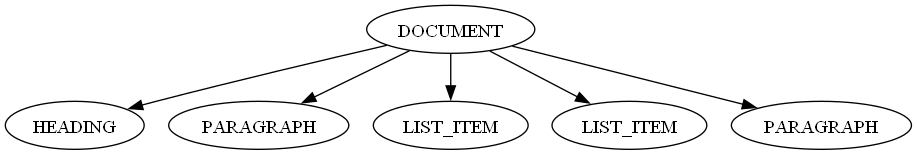

Reproduce this figure in Python.
import re
from graphviz import Digraph

# Tokenize the markdown text
def tokenize_markdown(text):
    tokens = []
    lines = text.split('\n')
    
    for line in lines:
        line = line.strip()
        
        if not line:
            continue
        
        # Match headings
        if line.startswith('#'):
            heading_level = len(re.match(r'^#+', line).group(0))
            heading_text = line[heading_level:].strip()
            tokens.append(('HEADING', heading_level, heading_text))
        
        # Match list items
        elif line.startswith('- '):
            item_text = line[2:].strip()
            tokens.append(('LIST_ITEM', item_text))
        
        # Match bold and italic text within paragraphs
        else:
            # Match links
            line = re.sub(r'\[([^\]]+)\]\(([^)]+)\)', r'LINK(\1, \2)', line)
            
            # Match bold text
            line = re.sub(r'\*\*([^\*]+)\*\*', r'BOLD(\1)', line)
            
            # Match italic text
            line = re.sub(r'\*([^\*]+)\*', r'ITALIC(\1)', line)
            
            tokens.append(('PARAGRAPH', line))
    
    return tokens

# Visualize the AST
def visualize_ast(node):
    def add_nodes_edges(node, dot=None):
        if dot is None:
            dot = Digraph()
            dot.node(name=str(id(node)), label=node.type)
        
        for child in node.children:
            dot.node(name=str(id(child)), label=child.type)
            dot.edge(str(id(node)), str(id(child)))
            add_nodes_edges(child, dot=dot)
        
        return dot

    dot = add_nodes_edges(node)
    return dot

# Define the AST node class
class ASTNode:
    def __init__(self, type, value=None, children=None):
        self.type = type
        self.value = value
        self.children = children if children is not None else []

    def __repr__(self):
        return f'ASTNode(type={self.type}, value={self.value}, children={self.children})'


# Build the AST from the tokens
def build_ast(tokens):
    root = ASTNode('DOCUMENT')
    current_parent = root

    for token in tokens:
        type = token[0]

        if type == 'HEADING':
            level, text = token[1], token[2]
            node = ASTNode('HEADING', value={'level': level, 'text': text})
            current_parent.children.append(node)
        
        elif type == 'LIST_ITEM':
            item_text = token[1]
            node = ASTNode('LIST_ITEM', value=item_text)
            current_parent.children.append(node)
        
        elif type == 'PARAGRAPH':
            text = token[1]
            node = ASTNode('PARAGRAPH', value=text)
            current_parent.children.append(node)
    
    return root



# Example usage
markdown_text = """# This is a heading

This is a paragraph with **bold** and *italic* text.

- Item 1
- Item 2

[OpenAI](https://www.openai.com)"""

tokens = tokenize_markdown(markdown_text) # Previous step
ast = build_ast(tokens) # Current step



dot = visualize_ast(ast)



dot.render('ast', format='png', view=True)

# Define the AST node class (same as before)
class ASTNode:
    def __init__(self, type, value=None, children=None):
        self.type = type
        self.value = value
        self.children = children if children is not None else []

# Function to perform tree traversal and generate HTML
def render_ast_to_html(node):
    if node.type == 'DOCUMENT':
        return ''.join(render_ast_to_html(child) for child in node.children)
    
    elif node.type == 'HEADING':
        level = node.value['level']
        text = node.value['text']
        return f'<h{level}>{text}</h{level}>\n'
    
    elif node.type == 'LIST_ITEM':
        text = node.value
        return f'<li>{text}</li>\n'
    
    elif node.type == 'PARAGRAPH':
        text = node.value
        return f'<p>{text}</p>\n'
    
    elif node.type == 'IMAGE':
        alt_text = node.value['alt']
        image_url = node.value['url']
        return f'<img src="{image_url}" alt="{alt_text}">\n'
    
    # Handle any other node types gracefully
    return ''

# Function to generate complete HTML from markdown text
def markdown_to_html(markdown_text):
    tokens = tokenize_markdown(markdown_text)
    ast = build_ast(tokens)
    html_content = render_ast_to_html(ast)
    return html_content

# Example usage
markdown_text = """# This is a heading

This is a paragraph with **bold** and *italic* text.

- Item 1
- Item 2

![OpenAI Logo](https://www.openai.com/assets/img/logo.svg)
"""

html_output = markdown_to_html(markdown_text)
print(html_output)
